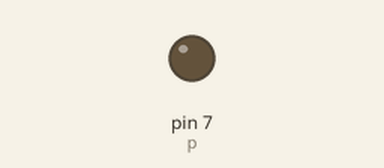
A program run on a simulated Raspberry Pi (header pin numbers). Parts: output pins drawn as LEDs (lit = HIGH).

Above: at 0.05 s.
At 0.95 s:
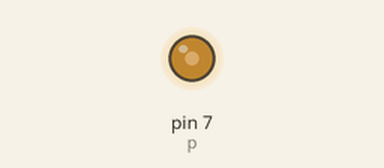
At 1.9 s:
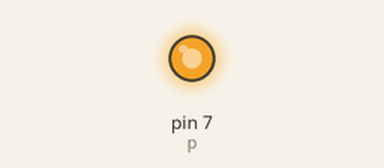
At 3.8 s:
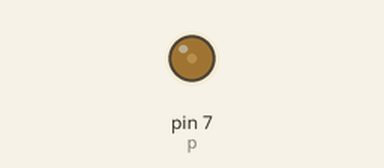
Timing chart, 0 to 5.5 s (numbered marks = the images above):
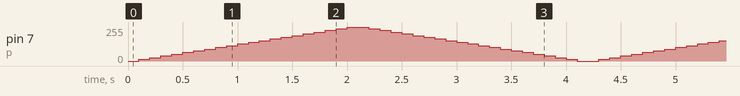

The program:

gpio.pwm.dim.py
```python
#!/usr/bin/env python
# A simple example to dim an led with pwm

import time
import RPi.GPIO as GPIO
GPIO.setmode(GPIO.BOARD)    # use board pin numbers
GPIO.setup(7, GPIO.OUT)    # pin 7 is output

p = GPIO.PWM(7, 50)       # pin 7,  50 Hz
p.start(0)                  # duty cycle
try:
    while 1:
        for dc in range(0, 101, 5):
            p.ChangeDutyCycle(dc)
            time.sleep(0.1)
        for dc in range(100, -1, -5):
            p.ChangeDutyCycle(dc)
            time.sleep(0.1)
except KeyboardInterrupt:
    pass
p.stop()
GPIO.cleanup()
```
